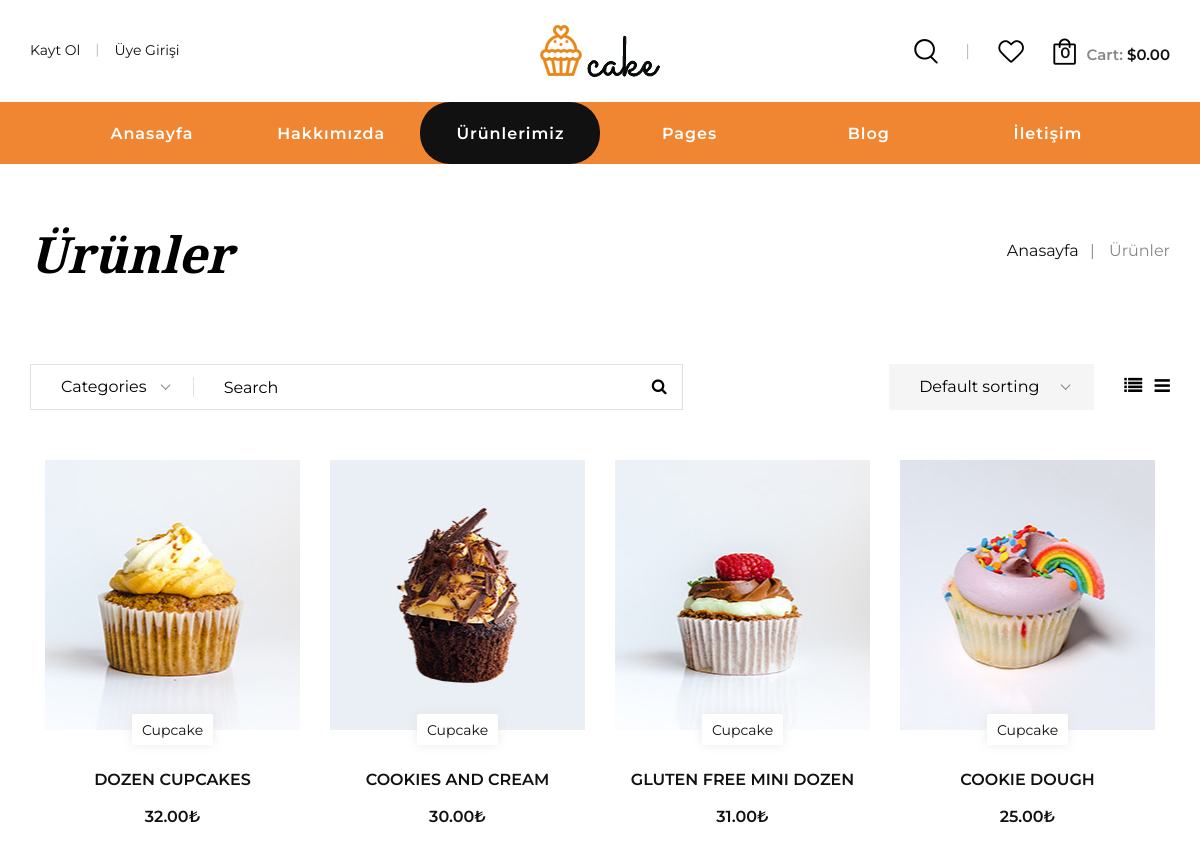
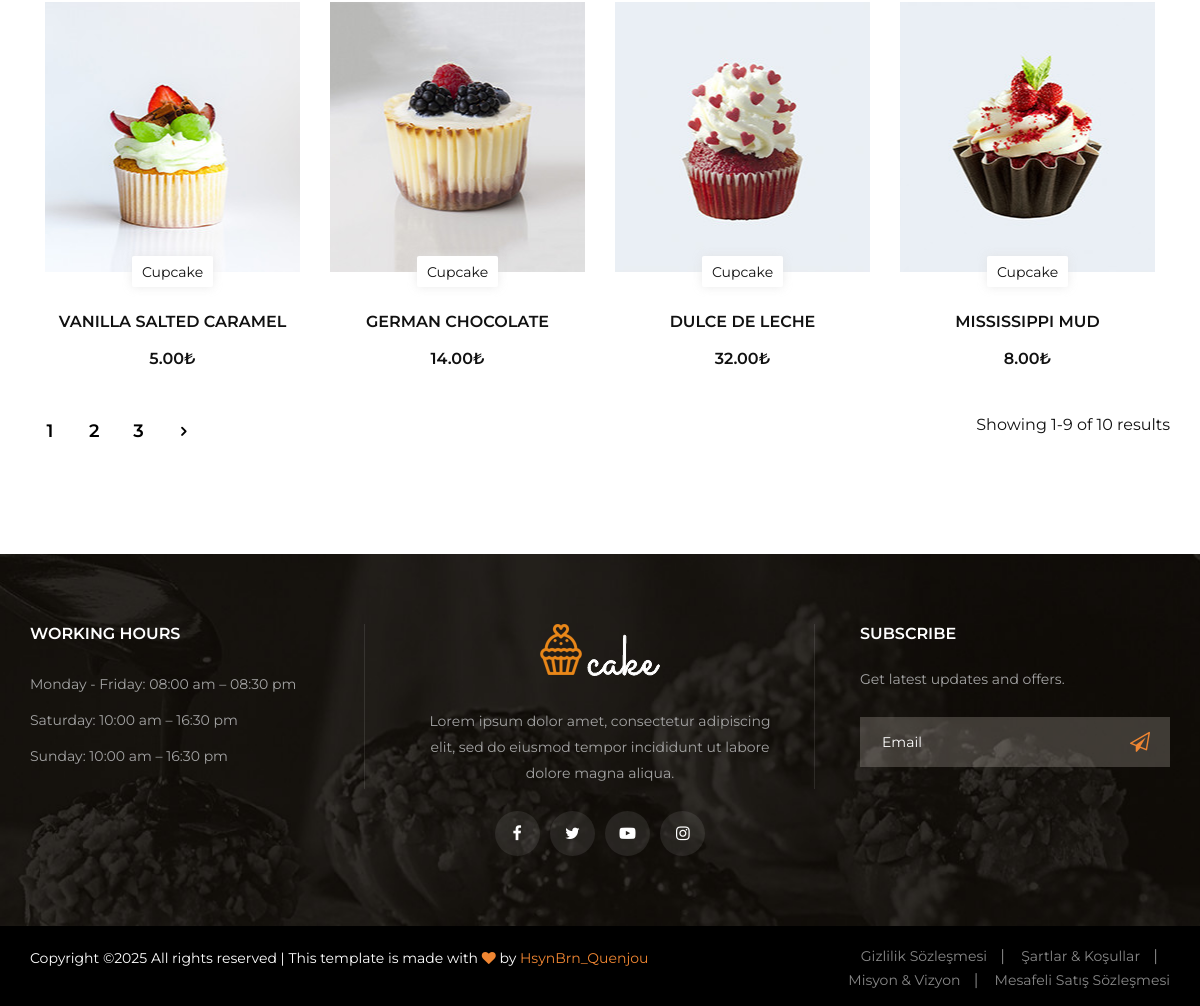
/index.php/pages/shop, run on the app's committed database (2 pictures, top to bottom).
### tables this page shows
CREATE TABLE `urunler` (
  `urun_id` int(11) NOT NULL,
  `urun_adi` varchar(300) DEFAULT NULL,
  `urun_sef` varchar(300) DEFAULT NULL,
  `urun_resim` varchar(300) DEFAULT NULL,
  `urun_fiyat` double(15,2) DEFAULT NULL,
  `urun_stok` int(11) NOT NULL DEFAULT 1,
  `urun_kdv` tinyint(3) NOT NULL DEFAULT 20 COMMENT '1 8 18 20 gibi oranlar',
  `urun_kodu` varchar(300) DEFAULT NULL,
  `urun_kategori` varchar(300) DEFAULT NULL,
  `urun_description` text DEFAULT NULL,
  `urun_add_info` text DEFAULT NULL,
  `urun_previews` varchar(300) DEFAULT NULL,
  `urun_tarih` timestamp NOT NULL DEFAULT current_timestamp(),
  `urun_durum` tinyint(1) NOT NULL DEFAULT 1 COMMENT '1 aktif 2 pasif',
  `urun_icerik` longtext DEFAULT NULL,
  `urun_ekleyen` varchar(300) DEFAULT NULL,
  `urun_indirmelink` text DEFAULT NULL,
  `urun_vitrin` tinyint(1) NOT NULL DEFAULT 1 COMMENT '1 vitrin 2 liste',
  `urun_goruntulenme` int(11) NOT NULL DEFAULT 0
);

CREATE TABLE `ayarlar` (
  `id` int(11) NOT NULL,
  `site_baslik` varchar(300) DEFAULT NULL,
  `site_url` varchar(300) DEFAULT NULL,
  `site_admin_url` varchar(300) DEFAULT NULL,
  `site_logo` varchar(300) DEFAULT NULL,
  `site_favicon` varchar(300) DEFAULT NULL,
  `site_footer` text DEFAULT NULL,
  `site_gecerli_smtp` int(11) DEFAULT NULL,
  `site_gecerli_pos` int(11) DEFAULT NULL,
  `site_gecerli_sms` int(11) DEFAULT NULL,
  `smsbildirim` tinyint(1) NOT NULL DEFAULT 1 COMMENT '1 aktif 2 pasif',
  `mailbildirim` tinyint(1) NOT NULL DEFAULT 1 COMMENT '1 aktif 2 pasif',
  `adresbaslik1` text DEFAULT NULL,
  `adresbaslik2` text DEFAULT NULL,
  `adresbaslik3` text DEFAULT NULL,
  `adresdetay1` text DEFAULT NULL,
  `adresdetay2` text DEFAULT NULL,
  `adresdetay3` text DEFAULT NULL,
  `tel1` varchar(300) DEFAULT NULL,
  `tel2` varchar(300) DEFAULT NULL,
  `tel3` varchar(300) DEFAULT NULL,
  `whatsapp` varchar(300) DEFAULT NULL,
  `mail` varchar(300) DEFAULT NULL,
  `sliderresim1` varchar(300) DEFAULT NULL,
  `sliderresim2` varchar(300) DEFAULT NULL,
  `kucukresim1` varchar(300) DEFAULT NULL,
  `kucukresim2` varchar(300) DEFAULT NULL,
  `kucukresim3` varchar(300) DEFAULT NULL,
  `kucukresim4` varchar(300) DEFAULT NULL,
  `kucukresim5` varchar(300) DEFAULT NULL,
  `kucukresim6` varchar(300) DEFAULT NULL,
  `footersabitresim` varchar(300) DEFAULT NULL,
  `footerlogo` varchar(300) DEFAULT NULL COMMENT 'footer-logo.png',
  `slideryazi1` text DEFAULT NULL,
  `slideryazi2` text DEFAULT NULL,
  `sliderbuton1` varchar(300) DEFAULT NULL,
  `sliderbuton2` varchar(300) DEFAULT NULL
);

CREATE TABLE `sosyalmedyalar` (
  `sosid` int(11) NOT NULL,
  `sosikon` varchar(300) DEFAULT NULL,
  `sosbaslik` varchar(300) DEFAULT NULL,
  `soslink` varchar(300) DEFAULT NULL,
  `sostarih` timestamp NOT NULL DEFAULT current_timestamp(),
  `sosekleyen` varchar(300) DEFAULT NULL,
  `sosdurum` tinyint(4) NOT NULL DEFAULT 1 COMMENT '1 aktif 2 pasif'
);

CREATE TABLE `sayfalar` (
  `sayfaid` int(11) NOT NULL,
  `sayfaadi` varchar(300) DEFAULT NULL,
  `sayfasef` varchar(300) DEFAULT NULL,
  `sayfaicerik` longtext DEFAULT NULL,
  `sayfadurum` tinyint(1) NOT NULL DEFAULT 1 COMMENT '1 aktif 2 pasif',
  `sayfaekleyen` varchar(300) DEFAULT NULL,
  `sayfatarih` timestamp NOT NULL DEFAULT current_timestamp()
);

### application/controllers/Pages.php (called while the page is built, shortened)
<?php
class Pages extends CI_Controller{
    public function  shop(){
        $viewData = array(
            'setting' => $this->Common_model->get(['id'=>1], 'ayarlar'),
            'social' => $this->Common_model->getAll(['sosdurum'=>1], 'sosyalmedyalar'),
            'pages' => $this->Common_model->getAll(['sayfadurum'=>1], 'sayfalar'),
            'products' => $this->Common_model->getLimitAll(['urun_vitrin'=>1], 8, 0, 'urunler', 'urun_id', 'ASC' ),
        );
        $this->load->view('default/shop_view', $viewData);
    }
}
?>

### index.php (called while the page is built, shortened)
<?php
require_once BASEPATH.'core/CodeIgniter.php';

### application/models/Common_model.php (called while the page is built, shortened)
<?php
class Common_model extends CI_Model {
    public function get($where, $table) {
        return $this->db->where($where)->get($table)->row();
    }
    public function getAll($where, $table)
    {
        return $this->db->where($where)->get($table)->result();
    }
    public function getLimitAll($where, $limit="", $pkCount="", $table, $orderbycolumn="id", $orderby="asc", $select="*"){
        return $this
            ->db
            ->select($select)
            ->where($where)
            ->order_by($orderbycolumn, $orderby)
            ->limit($limit, $pkCount)
            ->get($table)
            ->result();
    }
}
?>

### application/views/default/shop_view.php (the view, shortened to what this page needs)
<?php $this->load->view('default/inc/header'); ?>
<body>
    <div class="breadcrumb-option">
        <div class="container">
            <div class="row">
                <div class="col-lg-6 col-md-6 col-sm-6">
                    <div class="breadcrumb__text">
                        <h2>Ürünler</h2>
                    </div>
                </div>
                <div class="col-lg-6 col-md-6 col-sm-6">
                    <div class="breadcrumb__links">
                        <a href="index.php">Anasayfa</a>
                        <span>Ürünler</span>
                    </div>
                </div>
            </div>
        </div>
    </div>
    <section class="shop spad">
        <div class="container">
            <div class="shop__option">
                <div class="row">
                    <div class="col-lg-7 col-md-7">
                        <div class="shop__option__search">
                            <form action="#">
                                <input type="text" placeholder="Search">
                                <button type="submit"><i class="fa fa-search"></i></button>
                            </form>
                        </div>
                    </div>
                    <div class="col-lg-5 col-md-5">
                        <div class="shop__option__right">
                            <a href="#"><i class="fa fa-list"></i></a>
                            <a href="#"><i class="fa fa-reorder"></i></a>
                        </div>
                    </div>
                </div>
            </div>
            <div class="container">
                <?php if ($products && !empty($products)) { ?>
                    <div class="row">
                        <?php foreach ($products as $pro) { ?>
                            <div class="col-lg-3 col-md-6 col-sm-6">
                                <div class="product__item">
                                    <a href="<?php echo base_url('pages/product_details/'.$pro->urun_sef); ?>">
                                        <div class="product__item__pic set-bg" data-setbg="<?php echo base_url('default/uploads/img/shop/'.$pro->urun_resim); ?>">
                                            <div class="product__label">
                                                <span><?php echo $pro->urun_kategori; ?></span>
                                            </div>
                                        </div>
                                    </a>
                                    <div class="product__item__text">
                                        <h6><a href="<?php echo base_url('pages/product_details/'.$pro->urun_sef); ?>"><?php echo $pro->urun_adi; ?></a></h6>
                                        <div class="product__item__price"><?php echo $pro->urun_fiyat ?>₺</div>
                                    </div>
                                </div>
                            </div>
                        <?php } ?>
                    </div>
                <?php } ?>
            </div>
            <div class="shop__last__option">
                <div class="row">
                    <div class="col-lg-6 col-md-6 col-sm-6">
                        <div class="shop__pagination">
                            <a href="#">1</a>
                            <a href="#">2</a>
                            <a href="#">3</a>
                            <a href="#"><span class="arrow_carrot-right"></span></a>
                        </div>
                    </div>
                    <div class="col-lg-6 col-md-6 col-sm-6">
                        <div class="shop__last__text">
                            <p>Showing 1-9 of 10 results</p>
                        </div>
                    </div>
                </div>
            </div>
        </div>
    </section>
</body>
<?php $this->load->view('default/inc/footer'); ?>

### application/views/default/inc/footer.php (shortened to what this page needs)
<footer class="footer set-bg" data-setbg="<?php echo base_url('default/uploads/img/'.$setting->footersabitresim); ?>">
    <div class="container">
        <div class="row">
            <div class="col-lg-4 col-md-6 col-sm-6">
                <div class="footer__widget">
                    <h6>WORKING HOURS</h6>
                    <ul>
                        <li>Monday - Friday: 08:00 am – 08:30 pm</li>
                        <li>Saturday: 10:00 am – 16:30 pm</li>
                        <li>Sunday: 10:00 am – 16:30 pm</li>
                    </ul>
                </div>
            </div>
            <div class="col-lg-4 col-md-6 col-sm-6">
                <div class="footer__about">
                    <div class="footer__logo">
                        <a href="<?php echo base_url()?>"><img src="<?php echo base_url('default/uploads/img/'.$setting->footerlogo)?>" alt="<?php echo $setting->footerlogo?>"></a>
                    </div>
                    <p>Lorem ipsum dolor amet, consectetur adipiscing elit, sed do eiusmod tempor incididunt ut
                        labore dolore magna aliqua.</p>
                    <div class="footer__social">
                        <?php if($social) {
                            foreach ($social as $soc){
                                ?>
                                <a target="_blank" href="<?php echo $soc->soslink; ?>"><?php echo $soc->sosikon; ?></a>
                                <?php
                            }
                        }
                        ?>
                    </div>
                </div>
            </div>
            <div class="col-lg-4 col-md-6 col-sm-6">
                <div class="footer__newslatter">
                    <h6>Subscribe</h6>
                    <p>Get latest updates and offers.</p>
                    <form action="#">
                        <input type="text" placeholder="Email">
                        <button type="submit"><i class="fa fa-send-o"></i></button>
                    </form>
                </div>
            </div>
        </div>
    </div>
    <div class="copyright">
        <div class="container">
            <div class="row">
                <div class="col-md-8">
                    <p class="copyright__text text-white">
                        <?php echo $setting->site_footer; ?>
                    </p>
                </div>
                <div class="col-md-4">
                    <div class="copyright__widget">
                        <?php if($pages) { ?>
                        <ul>
                            <?php foreach ($pages as $page){ ?>
                                <li><a href="<?php echo base_url('pages/detail/'.$page->sayfasef); ?>"><?php echo $page->sayfaadi; ?></a></li>
                            <?php } ?>
                        </ul>
                        <?php } ?>
                    </div>
                </div>
            </div>
        </div>
    </div>
</footer>
</body>
</html>

### data on the page
urunler: shows a picture, urun_kategori "Cupcake", urun_adi "DOZEN CUPCAKES", urun_fiyat "32.00"
urunler: shows a picture, urun_kategori "Cupcake", urun_adi "COOKIES AND CREAM", urun_fiyat "30.00"
urunler: shows a picture, urun_kategori "Cupcake", urun_adi "GLUTEN FREE MINI DOZEN", urun_fiyat "31.00"
urunler: shows a picture, urun_kategori "Cupcake", urun_adi "COOKIE DOUGH", urun_fiyat "25.00"
urunler: shows a picture, urun_kategori "Cupcake", urun_adi "VANILLA SALTED CARAMEL", urun_fiyat "5.00"
urunler: shows a picture, urun_kategori "Cupcake", urun_adi "GERMAN CHOCOLATE", urun_fiyat "14.00"
urunler: shows a picture, urun_kategori "Cupcake", urun_adi "DULCE DE LECHE", urun_fiyat "32.00"
urunler: shows a picture, urun_kategori "Cupcake", urun_adi "MISSISSIPPI MUD", urun_fiyat "8.00"
ayarlar: footerlogo (picture), site_footer "Copyright © All rights reserved | This template is made with by HsynBrn_Quenjou"
sayfalar: sayfaadi "Gizlilik Sözleşmesi"
sayfalar: sayfaadi "Şartlar & Koşullar"
sayfalar: sayfaadi "Misyon & Vizyon"
sayfalar: sayfaadi "Mesafeli Satış Sözleşmesi"
